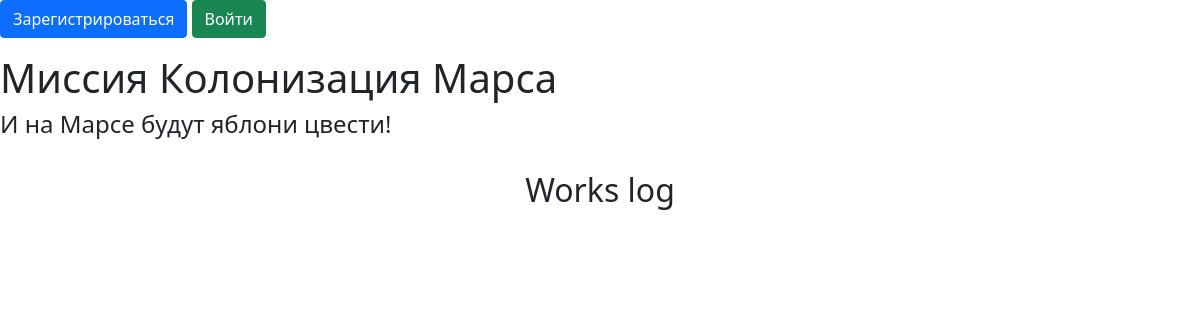
Before: / with the older database file.
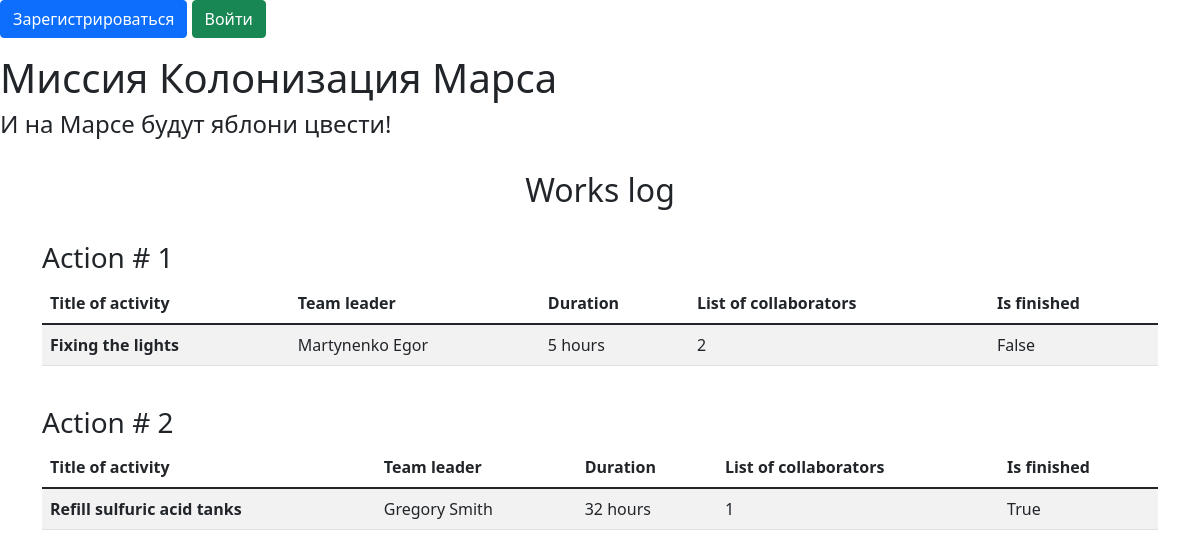
After: the same page with the newer database file.
### Jobs.py (models this page shows)
class Jobs(SqlAlchemyBase):
    __tablename__ = 'jobs'
    id = sqlalchemy.Column(sqlalchemy.Integer,
                           primary_key=True, autoincrement=True)
    team_leader_id = sqlalchemy.Column(sqlalchemy.Integer, sqlalchemy.ForeignKey('users.id'))
    team_leader = relationship('User')
    job = sqlalchemy.Column(sqlalchemy.String, nullable=True)
    work_size = sqlalchemy.Column(sqlalchemy.Integer, nullable=True)
    collaborators = sqlalchemy.Column(sqlalchemy.String, nullable=True)
    start_date = sqlalchemy.Column(sqlalchemy.DateTime,
                                   default=datetime.datetime.now)
    end_date = sqlalchemy.Column(sqlalchemy.DateTime,
                                 default=datetime.datetime.now)
    is_finished = sqlalchemy.Column(sqlalchemy.Boolean, default=True)

### User.py (models this page shows, shortened)
class User(SqlAlchemyBase, UserMixin):
    __tablename__ = 'users'
    id = sqlalchemy.Column(sqlalchemy.Integer,
                           primary_key=True, autoincrement=True)
    name = sqlalchemy.Column(sqlalchemy.String, nullable=True)
    surname = sqlalchemy.Column(sqlalchemy.String, nullable=True)
    age = sqlalchemy.Column(sqlalchemy.Integer, nullable=True)
    position = sqlalchemy.Column(sqlalchemy.String, nullable=True)
    speciality = sqlalchemy.Column(sqlalchemy.String, nullable=True)
    address = sqlalchemy.Column(sqlalchemy.String, nullable=True)
    email = sqlalchemy.Column(sqlalchemy.String,
                              index=True, unique=True, nullable=True)
    hashed_password = sqlalchemy.Column(sqlalchemy.String, nullable=True)
    modified_date = sqlalchemy.Column(sqlalchemy.DateTime,
                                      default=datetime.datetime.now)

### main.py (the view)
@app.route('/')
def job_monitor():
    session = create_session()
    with session.begin():
        jobs = session.query(Jobs).all()
    return render_template('jobs_monitor.html', jobs=jobs)

### db_session.py (called while the page is built)
def create_session():
    global __Session
    global_init()
    return __Session()

def global_init():
    global __Session
    if __Session:
        return
    conn_str = f'sqlite:///sqlite.db'
    engine = sa.create_engine(conn_str, echo=True, future=True)
    __Session = orm.sessionmaker(bind=engine)
    SqlAlchemyBase.metadata.create_all(engine)

### templates/jobs_monitor.html
{% extends "base.html" %}
{% block content %}
<h2 class="text-center">Works log</h2>
{% for job in jobs %}
<br>
<h3>Action # {{ job.id }} </h3>
<table class="table table-striped">
  <thead>
    <th>Title of activity</th>
    <th>Team leader</th>
    <th>Duration</th>
    <th>List of collaborators</th>
    <th>Is finished</th>
  </thead>
  <tbody>
    <tr>
      <th>{{ job.job }}</th>
      <td>{{ job.team_leader.name }} {{ job.team_leader.surname }}</td>
      <td>{{ job.work_size }} hours</td>
      <td>{{ job.collaborators }}</td>
      <td>{{ job.is_finished }}</td>
    </tr>
  </tbody>
</table>
{% endfor %}
{% endblock %}

### templates/base.html (shortened to what this page needs)
<!DOCTYPE html>
<html lang="en">
<head>
    <link href="https://cdn.jsdelivr.net/npm/bootstrap@5.1.3/dist/css/bootstrap.min.css" rel="stylesheet">
    </head>
    <body>
        {% if current_user.is_authenticated %}
            <a class="navbar-brand" href="/logout">{{ current_user.name }}</a>
        {% else %}
            <p>
                <a class="btn btn-primary " href="/register">Зарегистрироваться</a>
                <a class="btn btn-success" href="/login">Войти</a>
            </p>
        {% endif %}
        <h1>Миссия Колонизация Марса</h1>
        <h4>И на Марсе будут яблони цвести!</h4>
        <br>
        <main role="main" class="container">
    		{% block content %}{% endblock %}
		</main>
    </body>
</html>

Changed rows visible on the page:
added Jobs: id "1", job "Fixing the lights", team_leader.name "Martynenko", team_leader.surname "Egor", work_size "5", collaborators "2", is_finished "False"
added Jobs: id "2", job "Refill sulfuric acid tanks", team_leader.name "Gregory", team_leader.surname "Smith", work_size "32", collaborators "1", is_finished "True"
